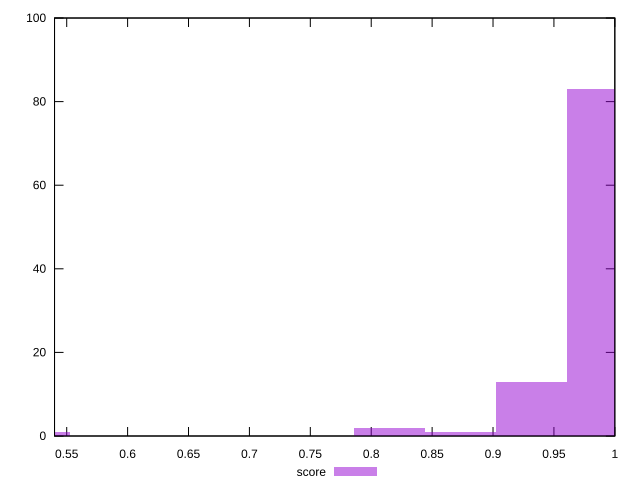

Here is the gnuplot script that generated this plot:
reset

$score <<EOF
0.9894791791570791 83
0.9312745215596038 13
0.5238419183772771 1
0.8148652063646533 2
0.8730698639621285 1
EOF

set key outside below
set boxwidth 0.058204657597475236
set xrange [0.54:1]
set yrange [0:100]
set trange [0:100]
set style fill transparent solid 0.5 noborder
set terminal svg size 640, 490 enhanced background rgb 'white'
set output "reports/report_00030_2021-02-24T20-42-31.540Z/uses-http2/samples/astro/score/histogram.svg"

plot $score title "score" with boxes

reset
